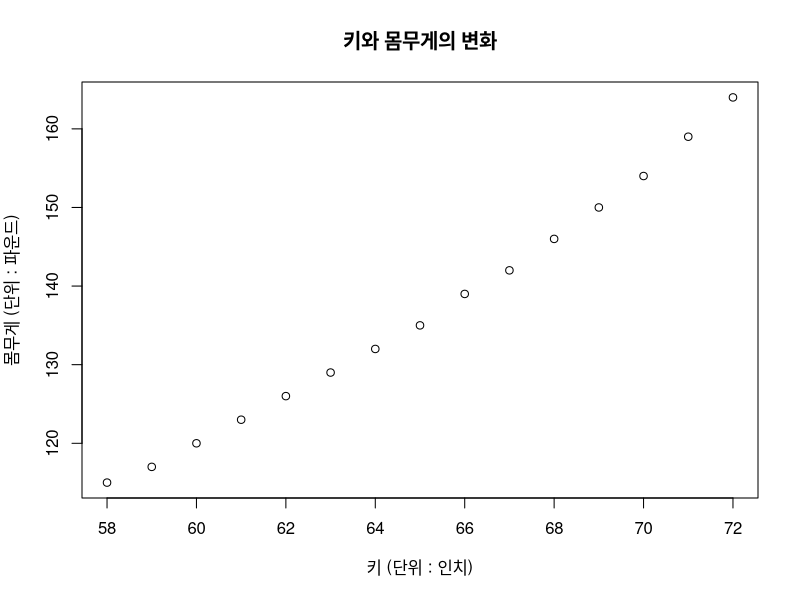
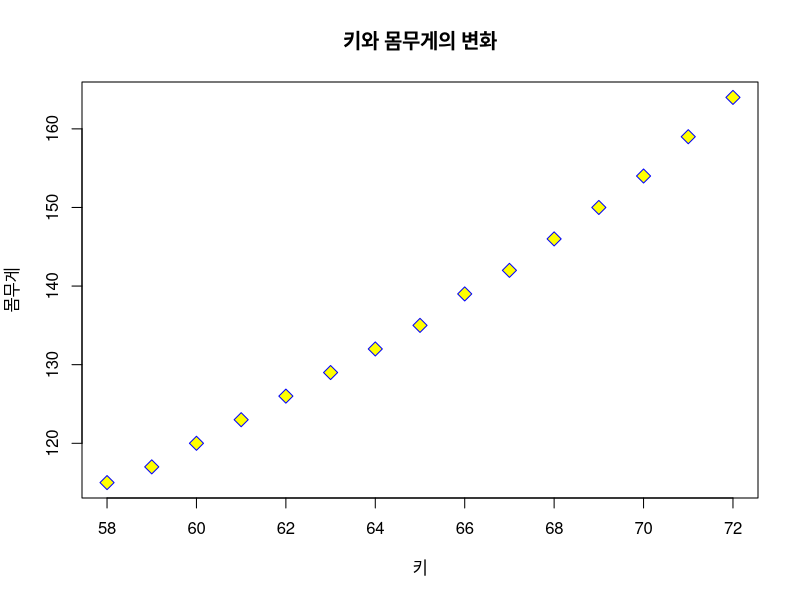
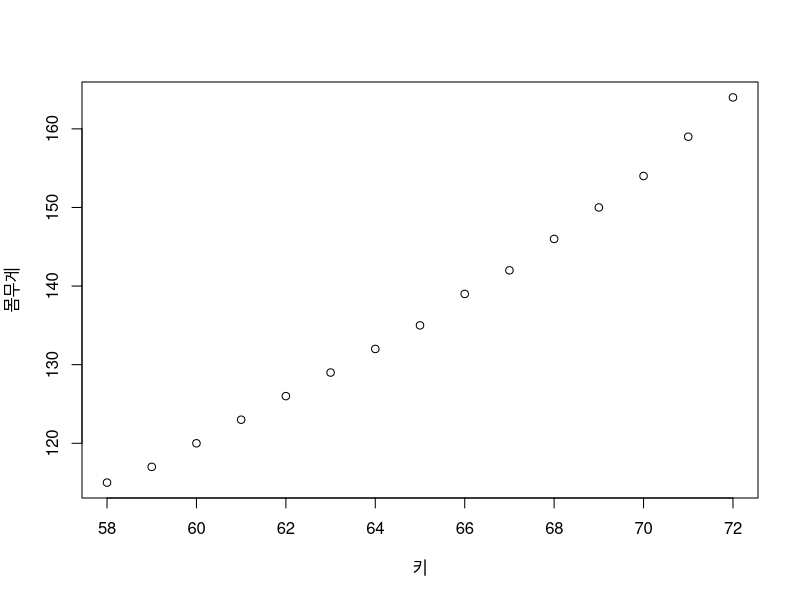
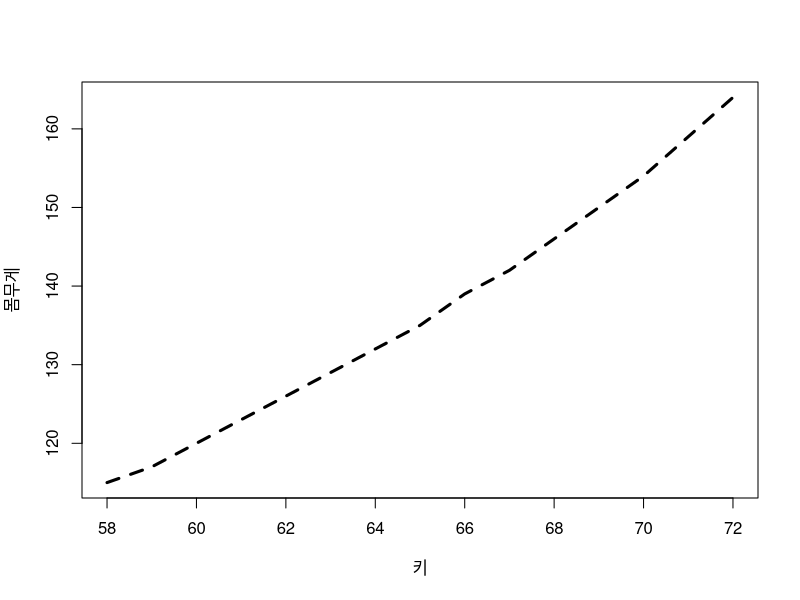
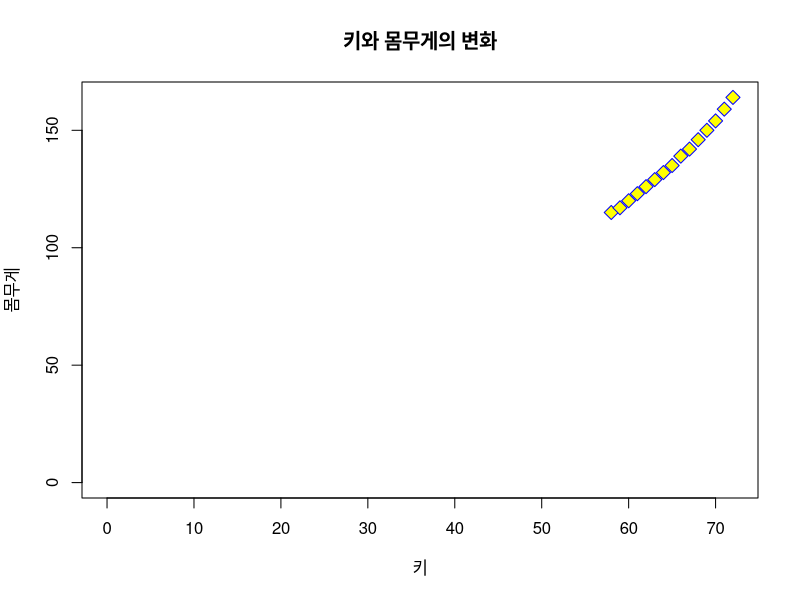

The R script that drew these images, in order:
# X-Y 플로팅

# 플로팅 
women

height <- women$height
weight <- women$weight
plot(x = height, y = weight, xlab = "키 (단위 : 인치)", ylab = "몸무게 (단위 : 파운드)", main = "키와 몸무게의 변화")

# 플로팅 문자의 활용
plot(height, weight,
     xlab = "키", ylab = "몸무게",
     main = "키와 몸무게의 변화",
     pch = 23, col = "blue", bg = "yellow", cex = 1.5)

# 선의 유형
plot(height, weight, xlab = "키", ylab = "몸무게", type = "p")
# type: p, l, b, c, o, h, s, S, n
plot(height, weight, xlab = "키", ylab = "몸무게", type = "l", lty = 2, lwd = 3)

# 그래프 출력 범위
plot(height, weight,
     xlim = c(0, max(height)), ylim = c(0, max(weight)),
     xlab = "키", ylab = "몸무게",
     main = "키와 몸무게의 변화",
     pch = 23, col = "blue", bg = "yellow", cex = 1.5)
